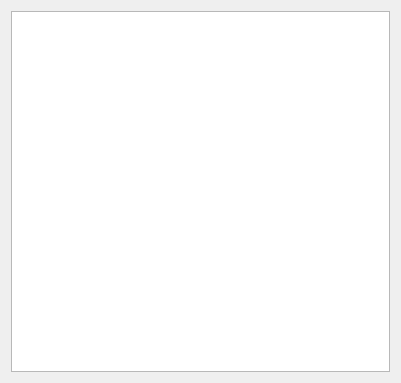
<?xml version="1.0" encoding="UTF-8"?>
<ui version="4.0">
 <class>LogDialog</class>
 <widget class="QDialog" name="LogDialog">
  <property name="geometry">
   <rect>
    <x>0</x>
    <y>0</y>
    <width>401</width>
    <height>383</height>
   </rect>
  </property>
  <property name="windowTitle">
   <string>日志</string>
  </property>
  <layout class="QVBoxLayout" name="verticalLayout_2">
   <item>
    <layout class="QVBoxLayout" name="verticalLayout">
     <item>
      <widget class="QTextBrowser" name="TextBrowserLog"/>
     </item>
    </layout>
   </item>
  </layout>
 </widget>
 <resources/>
 <connections/>
</ui>
